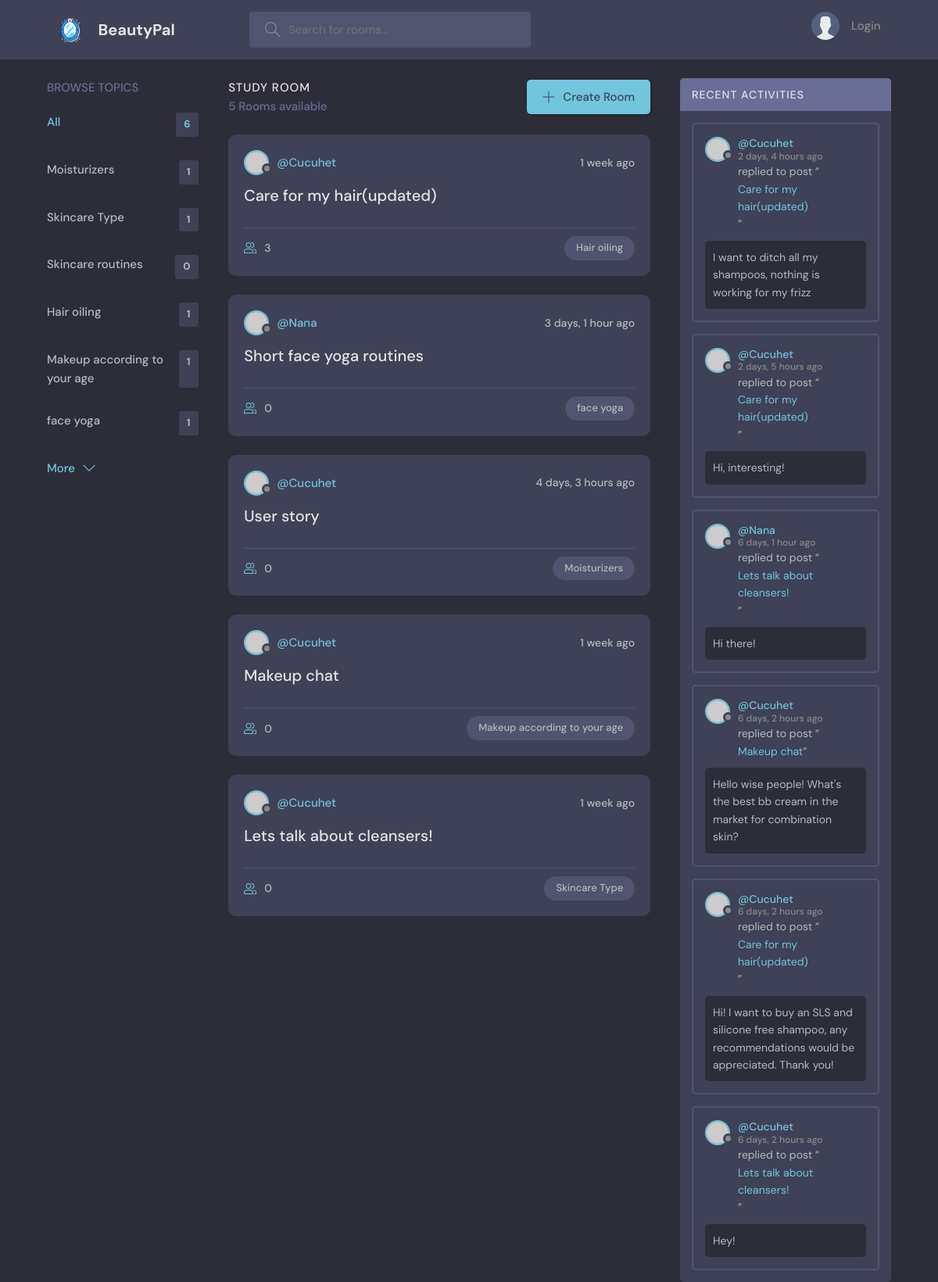
The app's page /, older data.
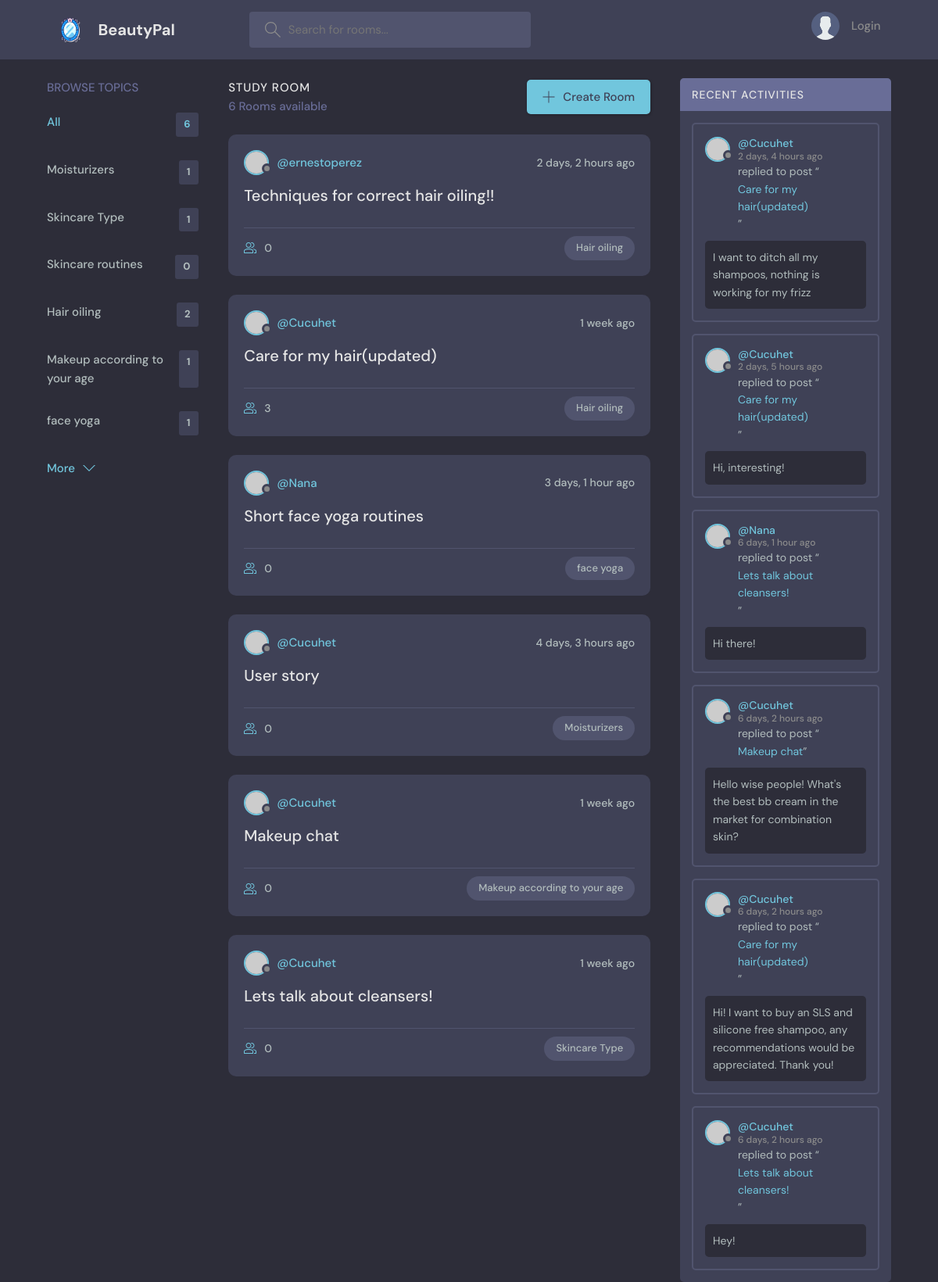
The same page, newer data.
### beautypal/models.py (models this page shows, shortened)
class Topic(models.Model):
    name = models.CharField(max_length=200)

class Room(models.Model):
    host = models.ForeignKey(User, on_delete= models.SET_NULL, null = True)
    topic = models.ForeignKey(Topic, on_delete= models.SET_NULL, null = True)
    name = models.CharField(max_length=200)
    description = models.TextField(null=True, blank=True)
    participants = models.ManyToManyField(User, related_name='participants', blank = True)
    updated = models.DateTimeField(auto_now=True)
    created = models.DateTimeField(auto_now_add=True)
    class Meta:
        ordering = [ '-updated', '-created']
    def __str__(self):
        return self.name

class Message(models.Model):
    user = models.ForeignKey(User, on_delete=models.CASCADE)
    room = models.ForeignKey(Room, on_delete= models.CASCADE)
    body = models.TextField()
    updated = models.DateTimeField(auto_now=True)
    created = models.DateTimeField(auto_now_add=True)
    class Meta:
        ordering = [ '-updated', '-created']

### beautypal/views.py (the view)
# urls.py: path('', views.home, name="home"),
def home(request):
    q = request.GET.get('q') if request.GET.get('q') !=None else ''
    rooms = Room.objects.filter(
       Q(topic__name__icontains=q) |
       Q(name__icontains=q) |
       Q(description__icontains=q))
    topics = Topic.objects.all()[0:6]
    room_count = rooms.count()
    room_messages = Message.objects.filter(Q(room__topic__name__icontains=q))
    context = {'rooms': rooms, 'topics': topics,
               'room_count' : room_count,'room_messages' : room_messages}
    return render(request, 'beautypal/home.html', context)

### beautypal/templates/beautypal/home.html (shortened to what this page needs)
{% extends 'main.html' %}
{% block content %}
<main class="layout layout--3">
  <div class="container">
    {% include 'beautypal/topics_component.html' %}
    <div class="roomList">
      <div class="roomList__header">
        <div>
          <h2>Study Room</h2>
          <p>{{room_count}} Rooms available</p>
        </div>
        <a class="btn btn--main" href="{% url 'create-room' %}">
          <svg version="1.1" xmlns="http://www.w3.org/2000/svg" width="32" height="32" viewBox="0 0 32 32">
            <title>add</title>
            <path
              d="M16.943 0.943h-1.885v14.115h-14.115v1.885h14.115v14.115h1.885v-14.115h14.115v-1.885h-14.115v-14.115z">
            </path>
          </svg>
          Create Room
        </a>
      </div>
      {% include 'beautypal/feed_component.html' %}
    </div>
    {% include 'beautypal/activity_component.html' %}
  </div>
</main>
{% endblock %}

### beautypal/templates/beautypal/topics_component.html
<div class="topics">
    <div class="topics__header">
        <h2>Browse Topics</h2>
    </div>
    <ul class="topics__list">
        <li>
            <a href="{% url 'home' %}" class="active">All <span>{{topics.count}}</span></a>
        </li>
        {% for topic in topics %}
        <li>
            <a href="{% url 'home' %}?q={{topic.name}}">{{topic.name}}<span>{{topic.room_set.all.count}}</span></a>
        </li>
        {% endfor %}
    </ul>
    <a class="btn btn--link" href="{% url 'topics' %}">
        More
        <svg version="1.1" xmlns="http://www.w3.org/2000/svg" width="32" height="32" viewBox="0 0 32 32">
            <title>chevron-down</title>
            <path d="M16 21l-13-13h-3l16 16 16-16h-3l-13 13z"></path>
        </svg>
    </a>
</div>

### beautypal/templates/beautypal/feed_component.html (shortened to what this page needs)
{% for room in rooms %}
<div class="roomListRoom">
    <div class="roomListRoom__header">
        <a href="{% url 'user-profile' room.host.id %}" class="roomListRoom__author">
            <div class="avatar avatar--small">
                <img src="https://randomuser.me/api/portraits/women/11.jpg" />
            </div>
            <span>@{{room.host.username}}</span>
        </a>
        <div class="roomListRoom__actions">
            <span>{{room.created|timesince}} ago</span>
        </div>
    </div>
    <div class="roomListRoom__content">
        <a href="{% url 'room' room.id %}">{{room.name}}</a>
    </div>
    <div class="roomListRoom__meta">
        <a href="{% url 'room' room.id %}"class="roomListRoom__joined">
            {{room.participants.all.count}}
        </a>
        <p class="roomListRoom__topic">{{room.topic.name}}</p>
    </div>
</div>
{% endfor %}

### beautypal/templates/beautypal/activity_component.html (shortened to what this page needs)
<div class="activities">
    <div class="activities__header">
        <h2>Recent Activities</h2>
    </div>
    {% for message in room_messages %}
    <div class="activities__box">
        <div class="activities__boxHeader roomListRoom__header">
            <a href="{% url 'user-profile' message.user.id %}" class="roomListRoom__author">
                <div class="avatar avatar--small">
                    <img src="https://randomuser.me/api/portraits/women/11.jpg" />
                </div>
                <p>
                    @{{message.user}}
                    <span>{{message.created|timesince}} ago</span>
                </p>
            </a>
        </div>
        <div class="activities__boxContent">
            <p>replied to post “<a href="{% url 'room' message.room.id %}">{{message.room}}</a>”</p>
            <div class="activities__boxRoomContent">
               {{message.body}}
            </div>
        </div>
    </div>
    {% endfor %}
</div>

Row changes from the older to the newer data that the page shows:
computed for Topic "Hair oiling": room_set.all.count "1" → "2"
added Room: host.username "ernestoperez", created "2 days, 2 hours", name "Techniques for correct hair oiling!!", participants.all.count "0", topic.name "Hair oiling"
Text that changed along with them:
{{ room_count }}: "5" → "6"
